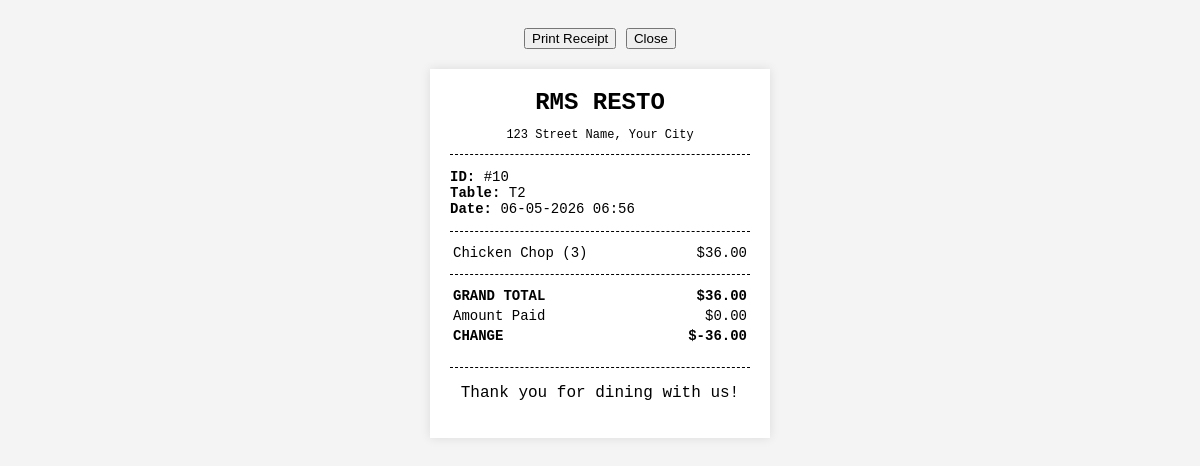
The app's page /receipt.php?id=10, older data.
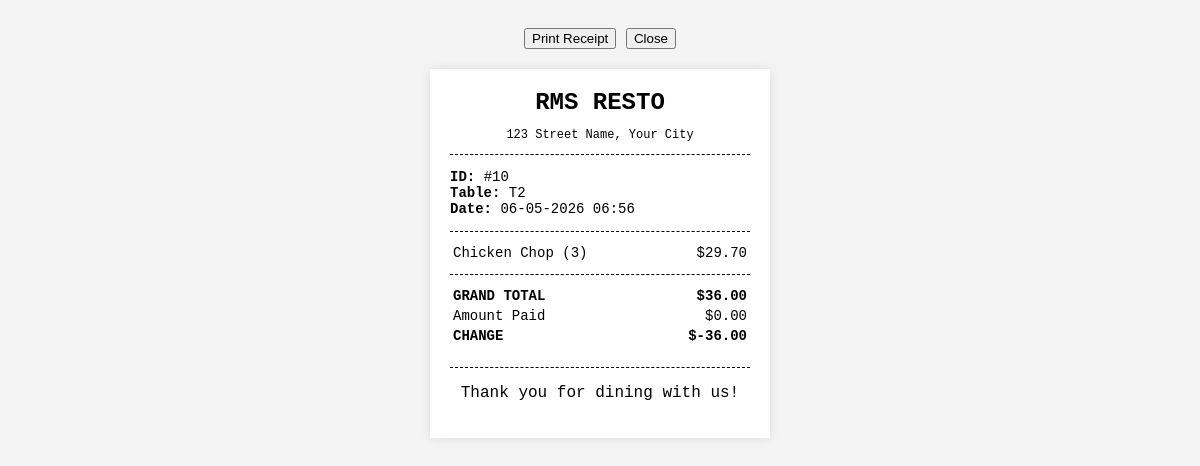
The same page, newer data.
### tables this page shows
CREATE TABLE `order_items` (
  `id` int(11) NOT NULL,
  `order_id` int(11) DEFAULT NULL,
  `item_id` int(11) DEFAULT NULL,
  `quantity` int(11) DEFAULT 1,
  `remarks` text DEFAULT NULL,
  `item_status` varchar(20) DEFAULT 'pending'
);

CREATE TABLE `items` (
  `id` int(11) NOT NULL,
  `name` varchar(255) NOT NULL,
  `description` text DEFAULT NULL,
  `price` decimal(10,2) NOT NULL,
  `category` varchar(100) DEFAULT NULL,
  `stock` int(11) DEFAULT 0,
  `image_path` varchar(255) DEFAULT NULL
);

### receipt.php (the view, shortened to what this page needs)
<?php
include 'db.php';
$order_id = intval($_GET['id']);
$order_query = $conn->query("SELECT * FROM orders WHERE id = $order_id");
$order = $order_query->fetch_assoc();
$items = $conn->query("SELECT oi.quantity, i.price, i.name
                       FROM order_items oi
                       JOIN items i ON oi.item_id = i.id
                       WHERE oi.order_id = $order_id");
?>
<!DOCTYPE html>
<html lang="en">
<head>
</head>
<body>
    <div class="no-print" style="text-align:center; margin-bottom: 20px;">
        <button onclick="window.print()">Print Receipt</button>
        <button onclick="window.close()">Close</button>
    </div>
    <div class="receipt-container">
        <div class="center">
            <h2 style="margin:0;">RMS RESTO</h2>
            <p style="font-size:12px;">123 Street Name, Your City</p>
        </div>
        <div class="divider"></div>
        <p style="font-size:14px;">
            <b>ID:</b> #<?php echo $order['id']; ?><br>
            <b>Table:</b> <?php echo htmlspecialchars($order['table_number']); ?><br>
            <b>Date:</b> <?php echo date('d-m-Y H:i', strtotime($order['created_at'])); ?>
        </p>
        <div class="divider"></div>
        <table>
            <?php while($item = $items->fetch_assoc()): ?>
            <tr>
                <td><?php echo htmlspecialchars($item['name']); ?> (<?php echo $item['quantity']; ?>)</td>
                <td align="right">$<?php echo number_format($item['price'] * $item['quantity'], 2); ?></td>
            </tr>
            <?php endwhile; ?>
        </table>
        <div class="divider"></div>
        <table>
            <tr>
                <td class="bold">GRAND TOTAL</td>
                <td class="text-right bold">$<?php echo number_format($order['total_price'], 2); ?></td>
            </tr>
            <tr>
                <td>Amount Paid</td>
                <td class="text-right">$<?php echo number_format($order['amount_paid'], 2); ?></td>
            </tr>
            <tr>
                <td class="bold">CHANGE</td>
                <td class="text-right bold">$<?php echo number_format($order['amount_paid'] - $order['total_price'], 2); ?></td>
            </tr>
        </table>
        <div class="divider" style="margin-top:20px;"></div>
        <div class="center">
            <p>Thank you for dining with us!</p>
        </div>
    </div>
</body>
</html>

Row changes from the older to the newer data that the page shows:
changed through a linked row, order_items "Chicken Chop": $item['price'] * $item['quantity'] "36.00" → "29.70"
